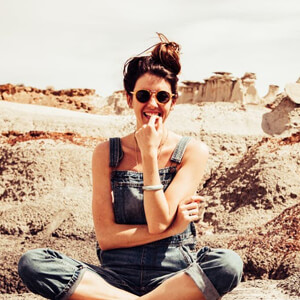
//> input picture 02_IMAGE_MANUPILATION/images/avatar.jpg, 300 x 300 px
$ ./Source   (built with g++ and OpenCV 4)
//> lines starting //> are read from the running program, lines starting //| are printed output that depends on the picture

#include <opencv2/imgcodecs.hpp>
#include <opencv2/highgui.hpp>
#include <opencv2/imgproc.hpp>
#include <iostream>
using namespace cv;
using namespace std;
int main()
{
	Mat image = imread("images/avatar.jpg");
//> image is the input picture: 300 rows x 300 cols, CV_8UC3; mean B, G, R 153.6, 170.9, 193.9
	if (image.empty()) {
		return -1;
	}
	Mat imageContrastHigh2;
	image.convertTo(imageContrastHigh2, -1, 2, 0); //increase the contrast by 2
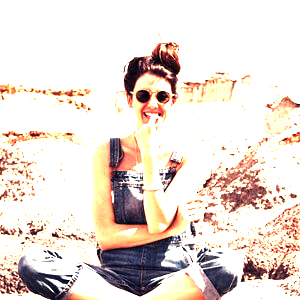
//> imageContrastHigh2: 300 rows x 300 cols, CV_8UC3; mean B, G, R 212.2, 220.3, 232.2

	Mat imageContrastHigh4;
	image.convertTo(imageContrastHigh4, -1, 4, 0); //increase the contrast by 4
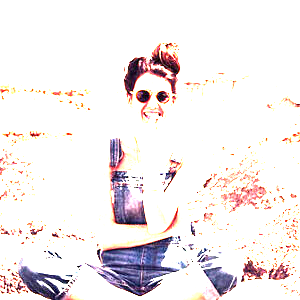
//> imageContrastHigh4: 300 rows x 300 cols, CV_8UC3; mean B, G, R 236.7, 235.8, 242.1

	Mat imageContrastLow0_5;
	image.convertTo(imageContrastLow0_5, -1, 0.5, 0); //decrease the contrast by 0.5
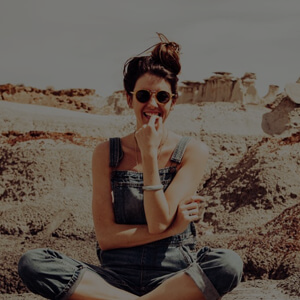
//> imageContrastLow0_5: 300 rows x 300 cols, CV_8UC3; mean B, G, R 76.8, 85.4, 97

	Mat imageContrastLow0_25;
	image.convertTo(imageContrastLow0_25, -1, 0.25, 0); //decrease the contrast by 0.25
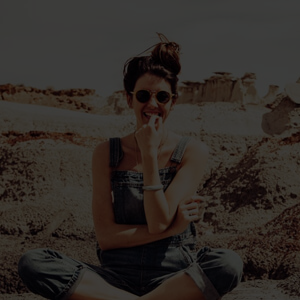
//> imageContrastLow0_25: 300 rows x 300 cols, CV_8UC3; mean B, G, R 38.4, 42.7, 48.5
	imshow("Original image", image);
	imshow("image Contrast +2", imageContrastHigh2);
	imshow("image Contrast +4", imageContrastHigh4);
	imshow("image Contrast decrease by .5", imageContrastLow0_5);
	imshow("image Contrast decrease by .25", imageContrastLow0_25);

	waitKey(0);
	destroyAllWindows();
	return 0;
}
